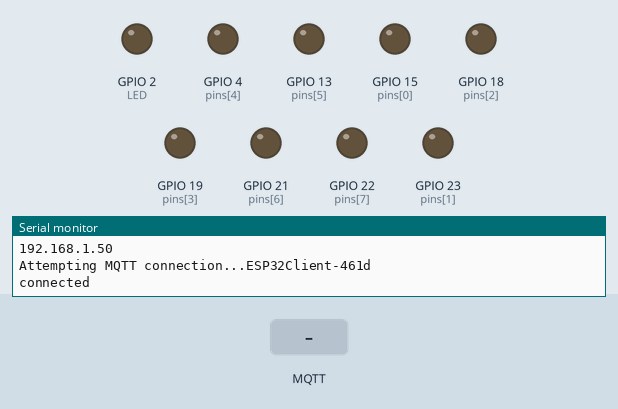
Bench run of a sketch on a simulated ESP32. Shown: output pins drawn as LEDs (lit = HIGH), the last lines printed to the serial monitor. The inputs (shaded band) are chosen by the test bench. WiFi joins after 1.5 s; servers stay silent unless stated; random numbers use the default seed unless the sketch sets one; no MQTT or app messages arrive unless stated.

Above: at 2.7 s.
2.8 s: MQTT message "FORWARD" arrives on the first subscribed topic
At 5.5 s:
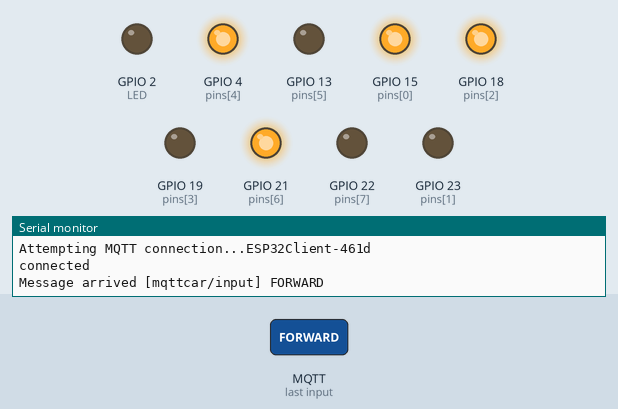
5.8 s: MQTT message "BACKWARD" arrives on the first subscribed topic
At 7.0 s:
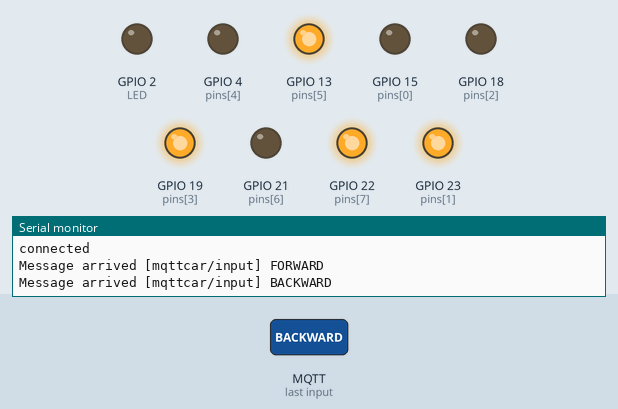
8.8 s: MQTT message "LEFT" arrives on the first subscribed topic
At 9.9 s:
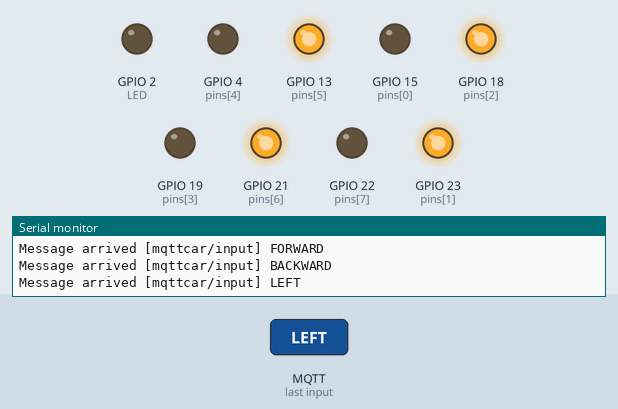
11.8 s: MQTT message "RIGHT" arrives on the first subscribed topic
At 12.3 s:
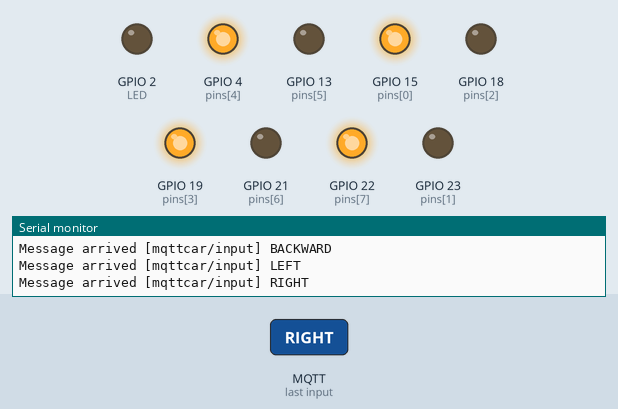
14.8 s: MQTT message "STOP" arrives on the first subscribed topic
At 16.05 s:
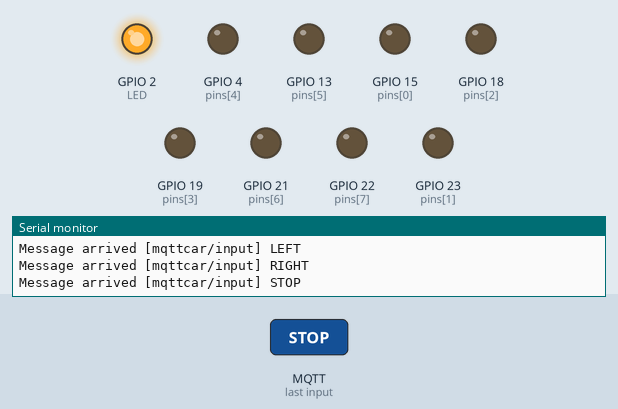
17.8 s: MQTT message "CRAZY" arrives on the first subscribed topic
At 21.5 s:
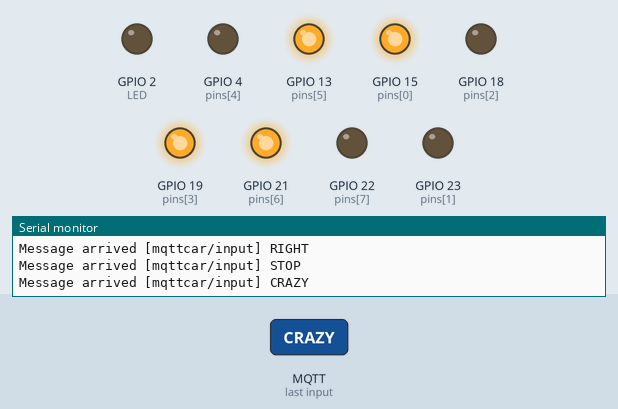
Timing chart, 0 to 21.8 s (numbered marks = the images above; inputs shaded):
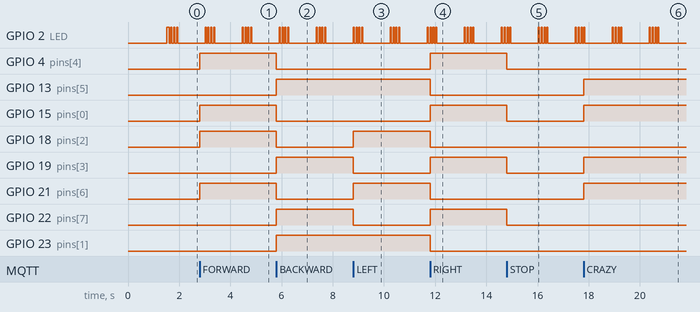

Measured:
- after the input at 2.8 s, GPIO 4 (pins[4]), GPIO 15 (pins[0]), GPIO 18 (pins[2]), GPIO 21 (pins[6]): LOW → HIGH at once
- after the input at 5.8 s, GPIO 4 (pins[4]), GPIO 15 (pins[0]), GPIO 18 (pins[2]), GPIO 21 (pins[6]): HIGH → LOW at once; GPIO 13 (pins[5]), GPIO 19 (pins[3]), GPIO 22 (pins[7]), GPIO 23 (pins[1]): LOW → HIGH at once
- after the input at 8.8 s, GPIO 18 (pins[2]), GPIO 21 (pins[6]): LOW → HIGH at once; GPIO 19 (pins[3]), GPIO 22 (pins[7]): HIGH → LOW at once
- after the input at 11.8 s, GPIO 4 (pins[4]), GPIO 15 (pins[0]), GPIO 19 (pins[3]), GPIO 22 (pins[7]): LOW → HIGH at once; GPIO 13 (pins[5]), GPIO 18 (pins[2]), GPIO 21 (pins[6]), GPIO 23 (pins[1]): HIGH → LOW at once
- after the input at 14.8 s, GPIO 4 (pins[4]), GPIO 15 (pins[0]), GPIO 19 (pins[3]), GPIO 22 (pins[7]): HIGH → LOW at once
- after the input at 17.8 s, GPIO 13 (pins[5]), GPIO 15 (pins[0]), GPIO 19 (pins[3]), GPIO 21 (pins[6]): LOW → HIGH at once
- by itself, GPIO 2 (LED): repeats every 1.4 s: LOW 1.1 s, 3 × (HIGH 0.04 s, LOW 0.07 s), HIGH 0.04 s

The sketch:

ESP32_MQTT_CAR_NO_OTA.ino
```cpp
#include <WiFi.h>
#include <PubSubClient.h>

// WIFI and MQTT broker configuration

const char* ssid = "wifi_name";
const char* password = "password";
const char* mqtt_server = "ip_of_server";
const char* client_name = "MQTT Car ESP32";
unsigned long intervals[] = {75, 40, 70, 40, 70, 40, 70, 40, 1000, 0}; // Pattern in which the inbuilt LED on the ESP32 should flash
const byte NUM_OF_INTERVALS = sizeof(intervals) / sizeof(unsigned long);
byte currentInterval = 0;
unsigned long previousMillis = 0;
unsigned long pins[] = {15, 23, 18, 19, 4, 13, 21, 22};
int d = 0, c = 0, b = 0, a = sizeof(pins);
//OPTIONAL PARAMETERS
//const int mqttPort = 1883;
//const char* mqttUser = "YourMqttUser";
//const char* mqttPassword = "YourMqttUserPassword";

WiFiClient espClient;
PubSubClient client(espClient);
long lastMsg = 0;
char msg[50];
int value = 0;

void setup_wifi() {
  delay(10);// We start by connecting to a WiFi network
  Serial.println();
  ledblink();
  Serial.print("Connecting to ");
  Serial.println(ssid);
  WiFi.begin(ssid, password);
  while (WiFi.status() != WL_CONNECTED)
  {
    delay(500);
    Serial.print(".");
  }

  randomSeed(micros());

  Serial.println("");
  Serial.println("WiFi connected");
  Serial.println("IP address: ");
  Serial.println(WiFi.localIP());
}


void callback(char* topic, byte* payload, unsigned int length) {
  Serial.print("Message arrived [");
  Serial.print(topic);
  Serial.print("] ");
  /* for (int i = 0; i < length; i++) {
     Serial.print((char)payload[i]);
    }*/
  char message[length + 1];
  for (int i = 0; i < length; i++) {
    message[i] = (char)payload[i];
  }
  message[length] = '\0';
  Serial.println(message);
  if ( strcmp (message, "FORWARD") == 0) {
    forward();
    c = 0;
  }
  if ( strcmp (message, "BACKWARD") == 0) {
    backward();
    c = 0;
  }
  if ( strcmp (message, "LEFT") == 0) {
    left();
    c = 0;
  }
  if ( strcmp (message, "RIGHT") == 0) {
    right();
    c = 0;
  }
  if ( strcmp (message, "STOP") == 0) {
    cancel();
    c = 0;
  }
  if ( strcmp (message, "AUTO") == 0) {
    c = 1;
  }
  if ( strcmp (message, "CRAZY") == 0) {
    crazy();
    c = 0;
  }
  if ( strcmp (message, "CRAZY2") == 0) {
    crazy2();
    c = 0;
  }
}

void reconnect() {
  // Loop until we're reconnected
  if (WiFi.status() != WL_CONNECTED)
  {
    setup_wifi();
  }
  while (!client.connected()) {
    digitalWrite(2, HIGH);
    Serial.print("Attempting MQTT connection...");
    // Create a random client ID
    String clientId = "ESP32Client-";
    clientId += String(random(0xffff), HEX);
    Serial.println(clientId);
    // Attempt to connect
    if (client.connect(clientId.c_str())) {
      Serial.println("connected");
      // Once connected, publish an announcement...
      client.publish("mqttcar/status", " MQTT CAR Connected");
      // ... and resubscribe
      client.subscribe("mqttcar/input");
      digitalWrite(2, LOW);
    } else {


      ESP.restart();


      /*if (WiFi.status() != WL_CONNECTED)
        {
        setup_wifi();
        }
        Serial.print("failed, rc=");
        Serial.print(client.state());
        Serial.println(" try again in 1 seconds");
        // Wait 1 seconds before retrying
        delay(1000);*/
    }
  }
}


void setup()
{
  pinMode(15, OUTPUT);
  pinMode(2, OUTPUT);
  pinMode(18, OUTPUT);
  pinMode(19, OUTPUT);
  pinMode(4, OUTPUT);
  pinMode(13, OUTPUT);
  pinMode(21, OUTPUT);
  pinMode(22, OUTPUT);
  pinMode(23, OUTPUT);
  Serial.begin(115200);
  setup_wifi();
  client.setServer(mqtt_server, 1883);
  client.setCallback(callback);
}

void loop() {

  if (!client.connected())
  {
    reconnect();
  }
  client.loop();
  //Car Online Beacon
  long now = millis();
  if (now - lastMsg > 1000) {
    lastMsg = now;
    d = WiFi.RSSI();
    snprintf (msg, 75, "I'm Online! RSSI: %ld :)", d);
    client.publish("mqttcar/status", msg);
  }
  ledblink();
  if (c == 1)
  {
    autonomous();
  }
}


void ledblink()
{
  unsigned long currentMillis = millis();          //get current value of millisecond counter
  if (currentMillis - previousMillis >= intervals[currentInterval])  //if the time interval has elapsed
  {
    currentInterval = currentInterval + 1;     // select the next interval in the list
    if (currentInterval >= NUM_OF_INTERVALS)
    {
      currentInterval = 0;
    }
    digitalWrite(2, not digitalRead(2));    //change state of the LED
    previousMillis = currentMillis;                //save the time of change
  }
}


void forward()
{
  digitalWrite(15, HIGH);
  digitalWrite(18, HIGH);
  digitalWrite(4, HIGH);
  digitalWrite(21, HIGH);
  digitalWrite(23, LOW);
  digitalWrite(19, LOW);
  digitalWrite(13, LOW);
  digitalWrite(22, LOW);

}

void backward()
{
  digitalWrite(15, LOW);
  digitalWrite(18, LOW);
  digitalWrite(4, LOW);
  digitalWrite(21, LOW);
  digitalWrite(23, HIGH);
  digitalWrite(19, HIGH);
  digitalWrite(13, HIGH);
  digitalWrite(22, HIGH);
}


void cancel()
{
  for (b = 0; b <= a; b++)
  {
    digitalWrite(pins[b], LOW);
  }
}

void right()
{
  digitalWrite(15, HIGH);
  digitalWrite(18, LOW);
  digitalWrite(4, HIGH);
  digitalWrite(21, LOW);
  digitalWrite(23, LOW);
  digitalWrite(19, HIGH);
  digitalWrite(13, LOW);
  digitalWrite(22, HIGH);

}

void left()
{
  digitalWrite(15, LOW);
  digitalWrite(18, HIGH);
  digitalWrite(4, LOW);
  digitalWrite(21, HIGH);
  digitalWrite(23, HIGH);
  digitalWrite(19, LOW);
  digitalWrite(13, HIGH);
  digitalWrite(22, LOW);

}

void autonomous()
{
  if (analogRead(34) >= 100 && analogRead(35) >= 100)
  {
    forward();
  }
  if (analogRead(34) <= 100 && analogRead(35) >= 100)
  {
    backward();
  }
  if (analogRead(34) >= 100 && analogRead(35) <= 100)
  {
    forward();
  }
  if (analogRead(34) <= 100 && analogRead(35) <= 100)
  {
    cancel();
  }
}

void crazy()
{
  digitalWrite(15, HIGH);
  digitalWrite(18, LOW);
  digitalWrite(4, LOW);
  digitalWrite(21, HIGH);
  digitalWrite(23, LOW);
  digitalWrite(19, HIGH);
  digitalWrite(13, HIGH);
  digitalWrite(22, LOW);

}

void crazy2()
{
  digitalWrite(15, HIGH);
  digitalWrite(18, HIGH);
  digitalWrite(4, LOW);
  digitalWrite(21, LOW);
  digitalWrite(23, LOW);
  digitalWrite(19, LOW);
  digitalWrite(13, HIGH);
  digitalWrite(22, HIGH);

}


/* if(c==49){forward();}
  if(c==50){backward();}
  if(c==51){left();}
  if(c==52){right();}
  if(c==53){cancel();}*/
```
